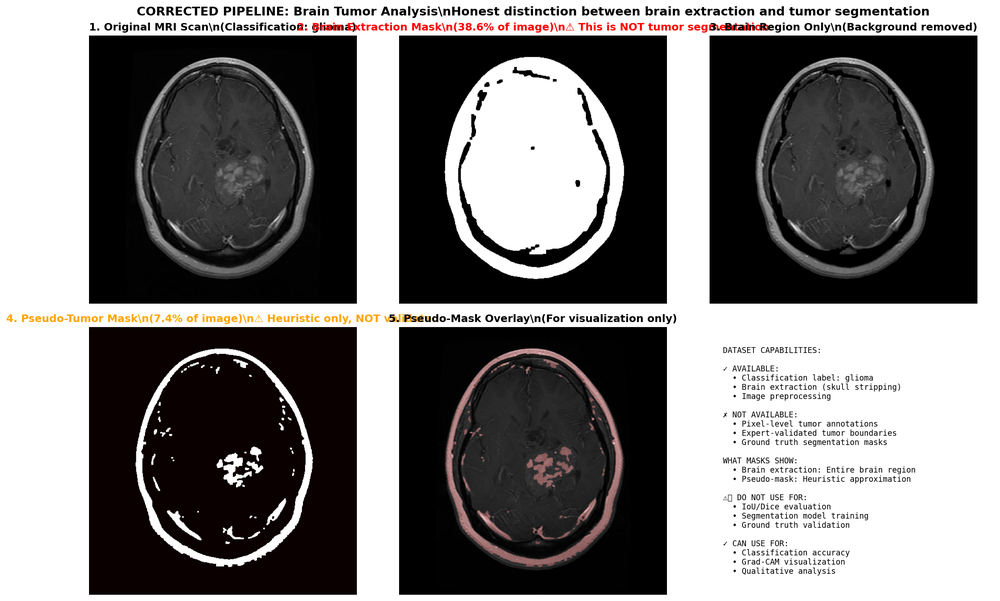
#> input picture corrected_visualization_glioma.png, 1000 x 601 px, shrunk from 2393 x 1437 before the run
$ python -i corrected_segmentation_pipeline.py   (imports and definitions only)
#> lines starting #> are read from the running program, lines starting #| are printed output that depends on the picture; after the words box and inside, x2 and y2 are one past the last pixel; in counts of white or black regions, pixels touching at a corner belong together
#> further down, picture is the input picture: shape (601, 1000, 3); mean B, G, R 120.5, 120.8, 123.1
"""
CORRECTED Brain Tumor Segmentation Pipeline
============================================

This script provides an HONEST implementation that distinguishes:
- Brain extraction (what we can do) vs Tumor segmentation (what we need)
- Classification (what we have) vs Localization (what we need ground truth for)

Dataset Reality:
  ✓ Has: Classification labels (glioma, meningioma, pituitary)
  ✗ Lacks: Pixel-level tumor segmentation annotations

"""
import cv2
import numpy as np
from pathlib import Path
import matplotlib.pyplot as plt
from typing import Tuple, Optional
import warnings


class BrainTumorPipeline:
    """
    Corrected pipeline that clearly separates:
    1. Brain extraction (automated)
    2. Tumor classification (possible with this dataset)
    3. Tumor segmentation (NOT possible without ground truth)
    """

    def __init__(self, dataset_dir: str = "data/brain_tumours"):
        self.dataset_dir = Path(dataset_dir)

    # ============================================================
    # BRAIN EXTRACTION (Skull Stripping)
    # ============================================================

    def extract_brain_region(self, image: np.ndarray) -> Tuple[np.ndarray, np.ndarray]:
        """
        Extract brain region from MRI scan (remove background/skull)

        ⚠️ WARNING: This is BRAIN EXTRACTION, NOT tumor segmentation!

        Returns:
            brain_mask: Binary mask showing brain vs background
            brain_only: Image with background removed
        """
        gray = cv2.cvtColor(image, cv2.COLOR_BGR2GRAY) if len(image.shape) == 3 else image

        # Otsu's thresholding - separates brain from background
        blurred = cv2.GaussianBlur(gray, (5, 5), 0)
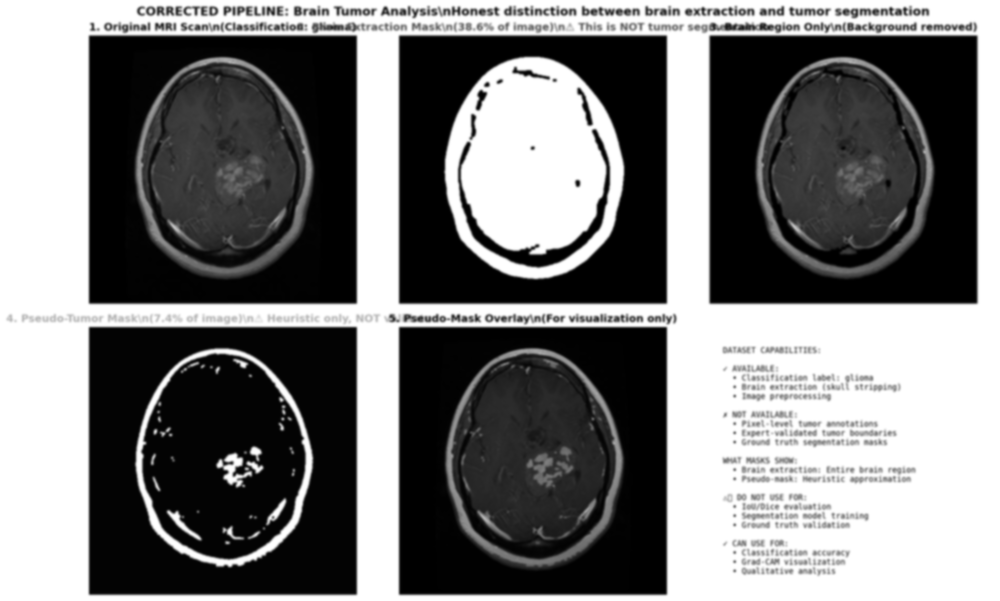
#> blurred: shape (601, 1000); min 0, max 255, mean 121.4
        _, brain_mask = cv2.threshold(blurred, 0, 255, cv2.THRESH_BINARY + cv2.THRESH_OTSU)
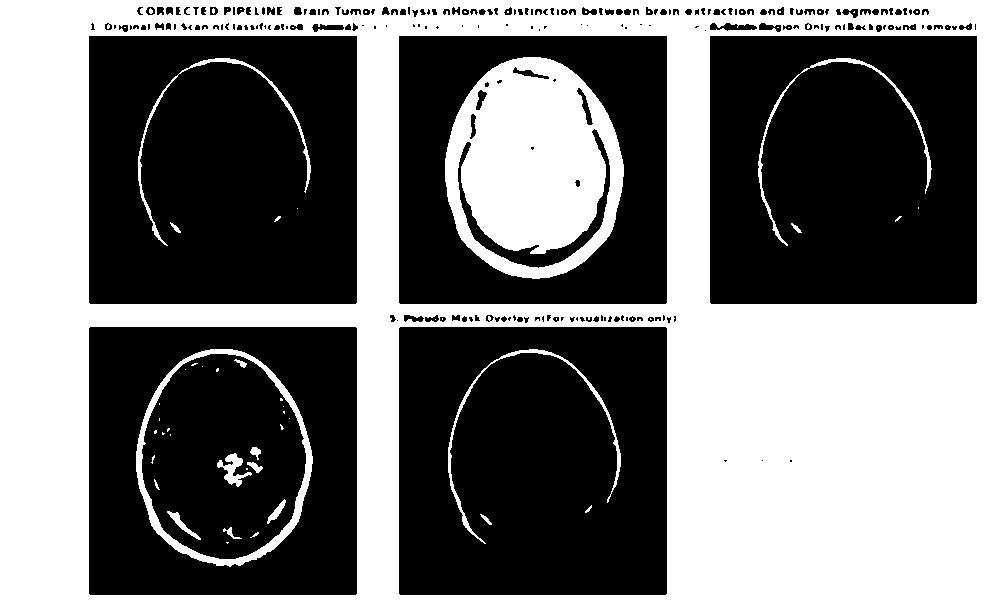
#> brain_mask: shape (601, 1000); 45.5% white; 70 white regions (51 under 20 px), largest, box (x1, y1, x2, y2) and area: (0, 0, 1000, 601) 236834, (445, 57, 624, 279) 27676, (136, 349, 313, 567) 3809

        # Clean up mask
        kernel = np.ones((5, 5), np.uint8)
        brain_mask = cv2.morphologyEx(brain_mask, cv2.MORPH_CLOSE, kernel)
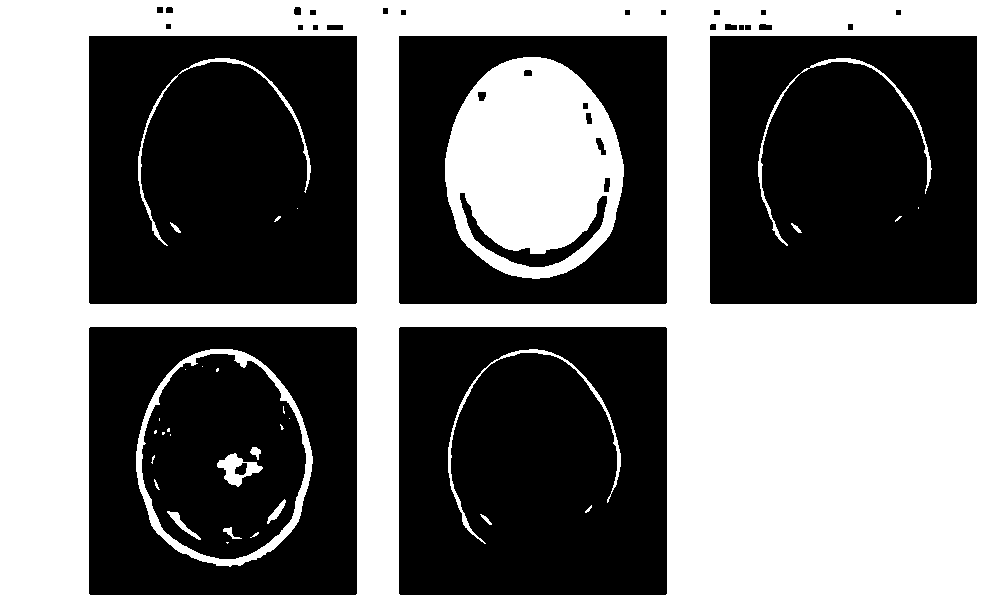
#> brain_mask: shape (601, 1000); 46.5% white; 34 white regions (17 under 20 px), largest, box (x1, y1, x2, y2) and area: (0, 0, 1000, 601) 241407, (445, 57, 624, 279) 28473, (136, 349, 313, 567) 4003
        brain_mask = cv2.morphologyEx(brain_mask, cv2.MORPH_OPEN, kernel)
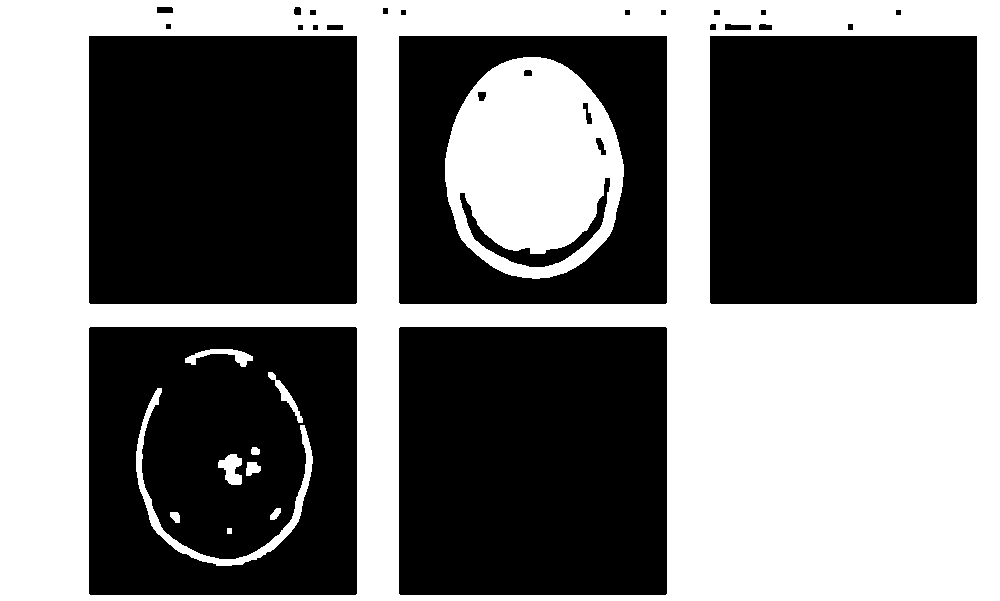
#> brain_mask: shape (601, 1000); 45.7% white; 11 white regions, largest, box (x1, y1, x2, y2) and area: (0, 0, 1000, 601) 241373, (445, 57, 624, 279) 28453, (136, 388, 313, 566) 2798

        # Apply mask to image
        if len(image.shape) == 3:
            brain_only = cv2.bitwise_and(image, image, mask=brain_mask)
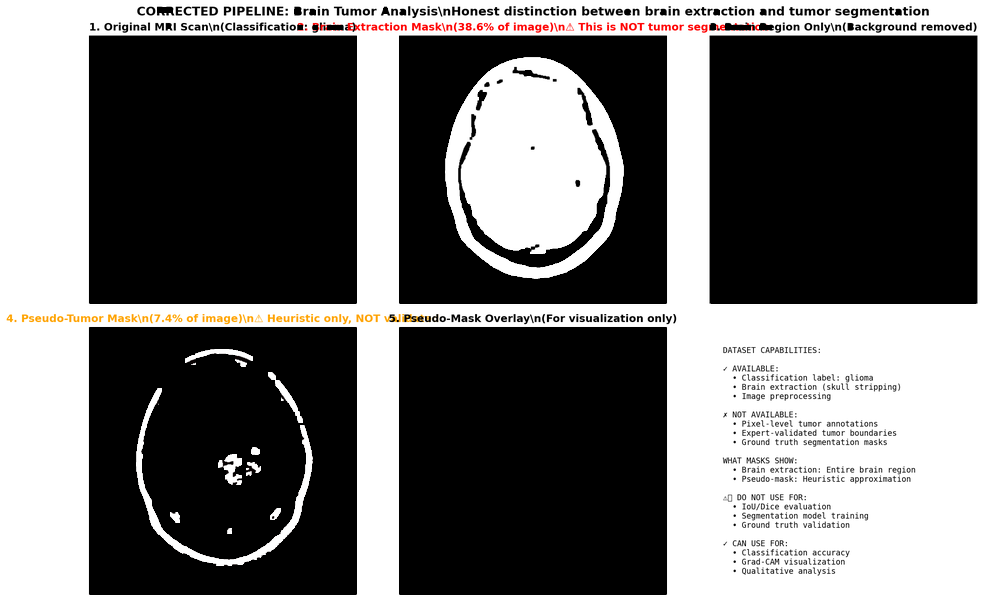
#> brain_only: shape (601, 1000, 3); mean B, G, R 110.8, 111.1, 111.8
        else:
            brain_only = cv2.bitwise_and(gray, gray, mask=brain_mask)

        return brain_mask, brain_only

    # ============================================================
    # PSEUDO-SEGMENTATION (Heuristic - NOT ground truth)
    # ============================================================

    def generate_pseudo_mask(self, image: np.ndarray, method: str = 'intensity') -> np.ndarray:
        """
        Generate pseudo tumor mask using heuristics

        ⚠️ CRITICAL WARNING:
        - This is NOT a real tumor segmentation
        - This is NOT validated against expert annotations
        - DO NOT use for IoU/Dice evaluation
        - For VISUALIZATION PURPOSES ONLY

        Args:
            image: Input MRI scan
            method: 'intensity', 'edge', or 'region'

        Returns:
            pseudo_mask: Heuristic-based mask (NOT ground truth)
        """
        warnings.warn(
            "Pseudo-masks are heuristic approximations, NOT expert-validated tumor boundaries. "
            "Do not use for quantitative evaluation (IoU, Dice, etc.)",
            UserWarning
        )

        gray = cv2.cvtColor(image, cv2.COLOR_BGR2GRAY) if len(image.shape) == 3 else image

        # First extract brain region
        brain_mask, _ = self.extract_brain_region(image)

        if method == 'intensity':
            # Find brightest regions WITHIN brain
            # (Tumors often appear brighter, but not always)
            clahe = cv2.createCLAHE(clipLimit=2.0, tileGridSize=(8, 8))
            enhanced = clahe.apply(gray)
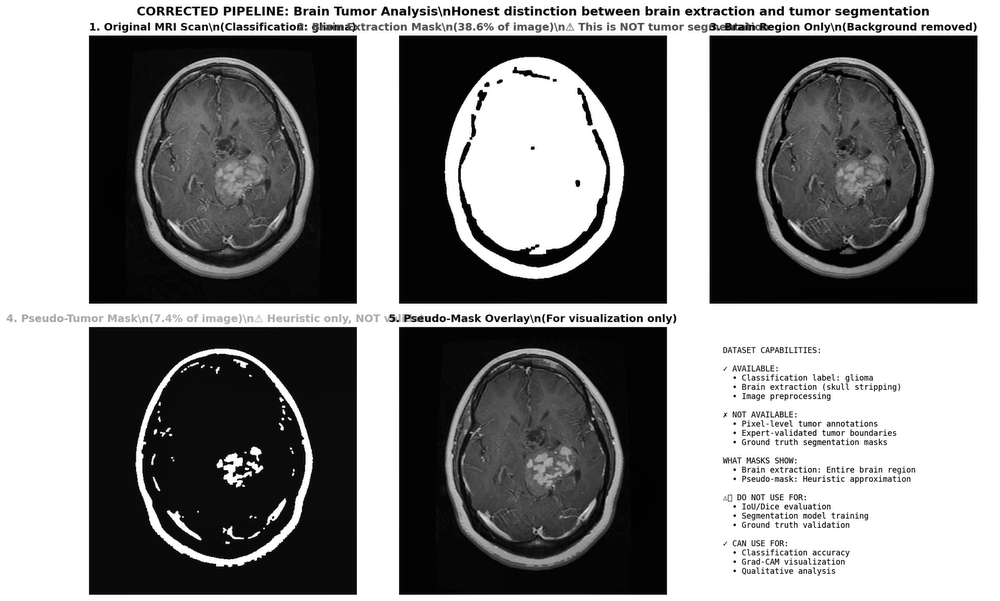
#> enhanced: shape (601, 1000); min 2, max 255, mean 127

            # Get top 10-20% brightest pixels within brain
            masked = cv2.bitwise_and(enhanced, enhanced, mask=brain_mask)
            threshold_value = np.percentile(masked[masked > 0], 80)
#> threshold_value = 255
            _, pseudo_mask = cv2.threshold(masked, threshold_value, 255, cv2.THRESH_BINARY)
#> pseudo_mask: shape (601, 1000); every value is 0

        elif method == 'edge':
            # Detect regions with high edge density (tumors have irregular boundaries)
            edges = cv2.Canny(gray, 50, 150)
            kernel = np.ones((5, 5), np.uint8)
            edges = cv2.dilate(edges, kernel, iterations=2)

            # Keep only edges within brain
            pseudo_mask = cv2.bitwise_and(edges, edges, mask=brain_mask)

        elif method == 'region':
            # Region-based (similar to current implementation)
            pseudo_mask = brain_mask.copy()  # Placeholder

        else:
            raise ValueError(f"Unknown method: {method}")

        # Clean up
        kernel = np.ones((3, 3), np.uint8)
        pseudo_mask = cv2.morphologyEx(pseudo_mask, cv2.MORPH_CLOSE, kernel)
        pseudo_mask = cv2.morphologyEx(pseudo_mask, cv2.MORPH_OPEN, kernel)

        return pseudo_mask

    # ============================================================
    # VISUALIZATION (Honest Labels)
    # ============================================================

    # [207 lines left out: functions visualize_pipeline, evaluate_dataset_capabilities, main, not called in this run]


# [2 lines not run here, left out]

>>> import cv2
>>> picture = cv2.imread('corrected_visualization_glioma.png')
>>> result = BrainTumorPipeline().generate_pseudo_mask(picture)
